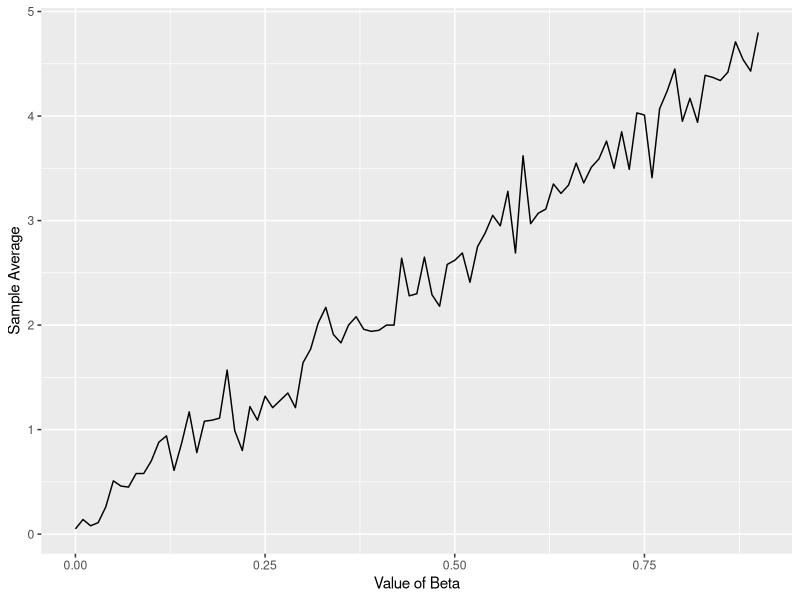
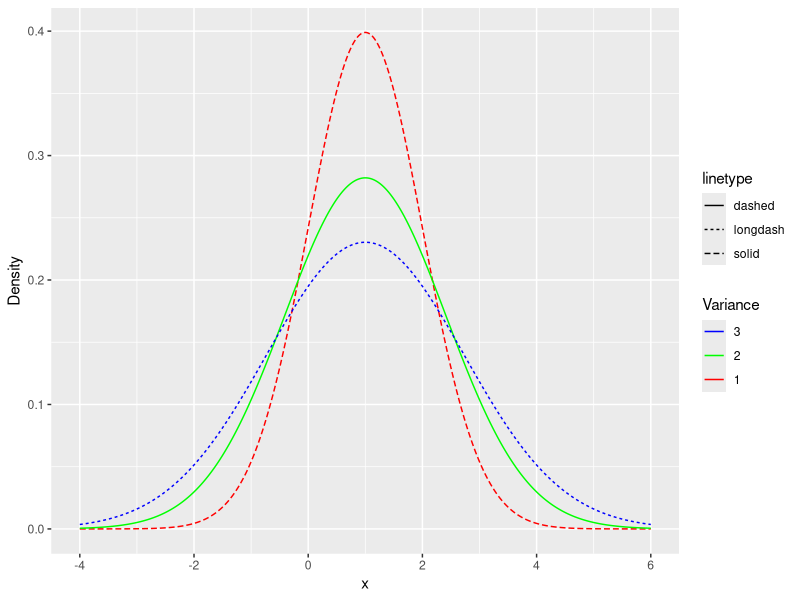
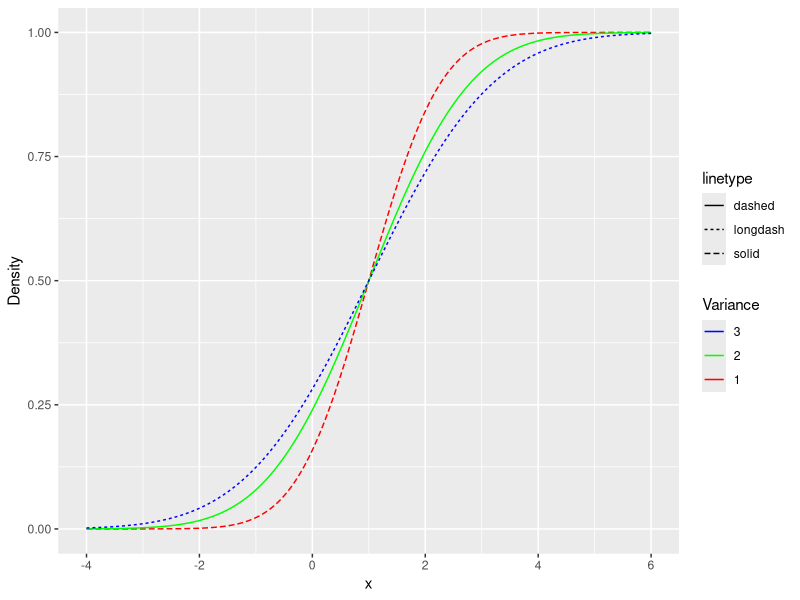
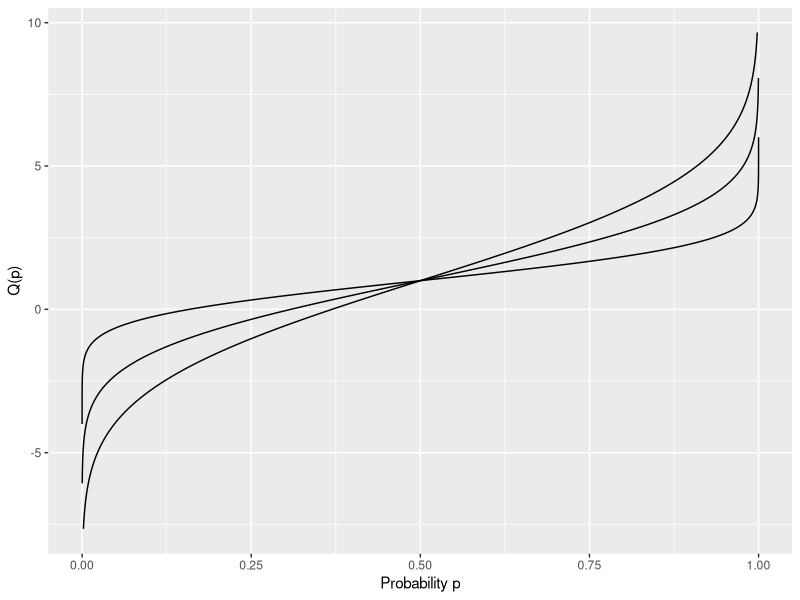
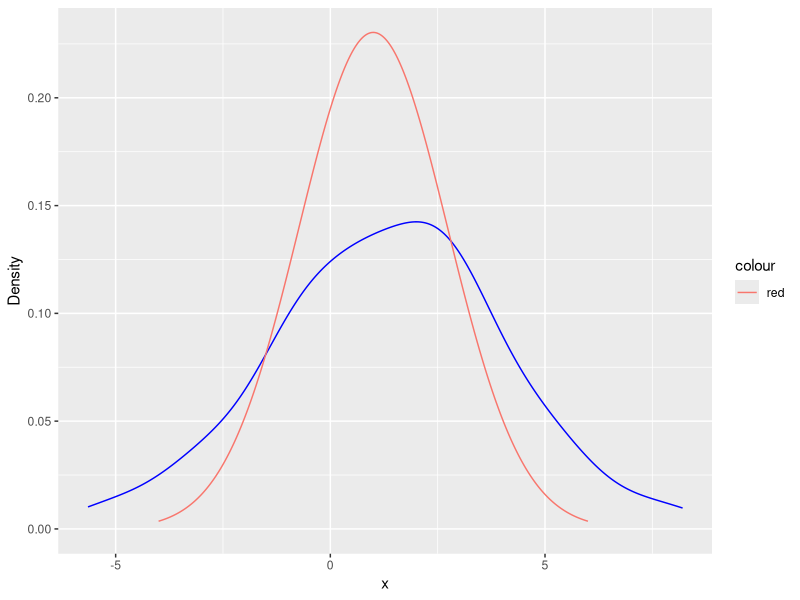
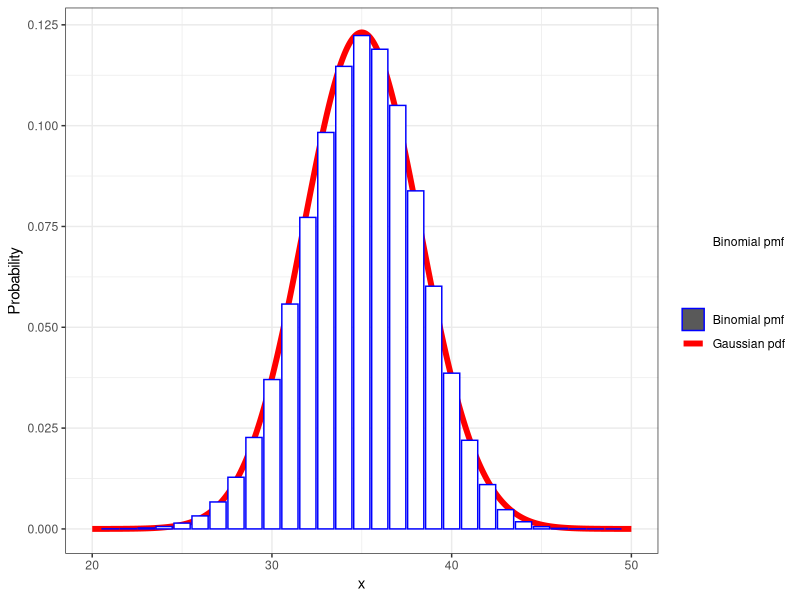

R code for these plots, in order:
## ---- chunk 1
knitr::opts_chunk$set(echo = TRUE)
library(dplyr) 
library(ggplot2)
library(tidyverse)
## ---- chunk 2
set.seed(0)
n<-1000
sample_X<-data.frame(U=runif(n))%>%
  mutate(X=case_when(
    (0<=U)&(U<0.25)~1,
    (0.25<=U)&(U<0.5)~5,
    (0.5<=U)&(U<=1)~0))%>%
pull(X)

head(sample_X,400)

sample_X_015<-function(alpha,beta,n){
  data.frame(U=runif(n))%>%
  mutate(X=case_when(
    (0<=U)&(U<alpha)~1,
    (alpha<=U)&(U<alpha+beta)~5,
    (alpha+beta<=U)&(U<=1)~0))%>%
  pull(X) 
}

test<-sample_X_015(0.5,0.1,100000)

head(test,400)

sample_avg<-mean(test)
sample_avg
## ---- chunk 3
range<-seq(0,0.9,0.01)
average_vector<-c()

for(i in range){
  sample<-sample_X_015(0.1,i,100)
  sample_avg<-mean(sample)
  average_vector<-c(average_vector,sample_avg)
}


ggplot()+xlab("Value of Beta")+geom_line(aes(x=range,y=average_vector))+ylab("Sample Average")
  
## ---- chunk 4
range<-seq(-4,6,0.01)
plot_1<-dnorm(range,mean=1,sd=1,log=FALSE)
plot_2<-dnorm(range,mean=1,sd=sqrt(2),log=FALSE)
plot_3<-dnorm(range,mean=1,sd=sqrt(3),log=FALSE)
lp<-ggplot()+xlab("x")+geom_line(aes(x=range,y=plot_1,color="red",linetype='solid'))+geom_line(aes(x=range,y=plot_2,color="green",linetype='dashed'))+geom_line(aes(x=range,y=plot_3,color="blue",linetype='longdash'))+ylab("Density")

lp + scale_color_manual(values=c("blue","green","red"),
                       name="Variance",
                       labels=c("3","2","1"))
## ---- chunk 5
cplot_1<-pnorm(range,mean=1,sd=1,lower.tail=TRUE,log.p=FALSE)
cplot_2<-pnorm(range,mean=1,sd=sqrt(2),lower.tail=TRUE,log.p=FALSE)
cplot_3<-pnorm(range,mean=1,sd=sqrt(3),lower.tail=TRUE,log.p=FALSE)

clp<-ggplot()+xlab("x")+geom_line(aes(x=range,y=cplot_1,color="red",linetype='solid'))+geom_line(aes(x=range,y=cplot_2,color="green",linetype='dashed'))+geom_line(aes(x=range,y=cplot_3,color="blue",linetype='longdash'))+ylab("Density")

clp + scale_colour_manual(values=c("blue","green","red"),
                       name="Variance",
                       labels=c("3","2","1"))
## ---- chunk 6
qplot_1<-qnorm(cplot_1,mean=1,sd=1,lower.tail=TRUE,log.p=FALSE)
qplot_2<-qnorm(cplot_1,mean=1,sd=sqrt(2),lower.tail=TRUE,log.p=FALSE)
qplot_3<-qnorm(cplot_1,mean=1,sd=sqrt(3),lower.tail=TRUE,log.p=FALSE)

ggplot()+geom_line(aes(x=cplot_1,y=qplot_1))+geom_line(aes(x=cplot_2,y=qplot_2))+geom_line(aes(x=cplot_3,y=qplot_3))+xlab("Probability p")+ylab("Q(p)")
## ---- chunk 7
set.seed(1)
standardGaussianSample<-c(rnorm(100))
mean1Var3GaussianSampleA<-map_dbl(.x=standardGaussianSample,~.x*3+1)

set.seed(1)
mean1Var3GaussianSampleB<-c(rnorm(100,1,3))

standardGaussianSample
mean1Var3GaussianSampleA
mean1Var3GaussianSampleB

pop_plot<-dnorm(range,mean=1,sd=sqrt(3),log=FALSE)

kernal_plot<-ggplot()+geom_density(aes(x=mean1Var3GaussianSampleA),color="blue")+geom_line(aes(x=range,y=pop_plot,color="red"))+xlab("x")+ylab("Density")
kernal_plot
## ---- chunk 8
set.seed(1)
x<-seq(0,50,1)
binom_df<-data.frame(x)
binom_df<-binom_df%>%
  mutate(pmf=dbinom(x,size=50,prob=0.7))

head(binom_df,3)
## ---- chunk 9
set.seed(1)
x<-seq(0,50,0.01)
norm_df<-data.frame(x)
norm_df<-norm_df%>%
  mutate(pdf=dnorm(x,35,sqrt(35*0.3)))

head(norm_df,3)
## ---- chunk 10
colors<-c("Gaussian pdf"="red", "Binomial pmf"="blue")
fill<-c("Gaussian pdf"="white", "Binomial pmf"="white")

ggplot()+labs(x="x",y="Probability")+theme_bw()+geom_line(data=norm_df, aes(x,y=pdf,color="Gaussian pdf"),size=2)+geom_col(data=binom_df,aes(x=x,y=pmf,color="Binomial pmf",fill="Binomial pmf"))+scale_color_manual(name="",values=colors)+scale_fill_manual(name="",values=fill)+xlim(c(20,50))
## ---- chunk 11
my_cdf_exp<-function(x,lambda){
  if(x>=0){
    return(1-exp(-(lambda*x)))
  }else(
  return(0))
}

lambda<-1/2
map_dbl(.x=seq(-1,4),.f=~my_cdf_exp(x=.x,lambda=lambda))
